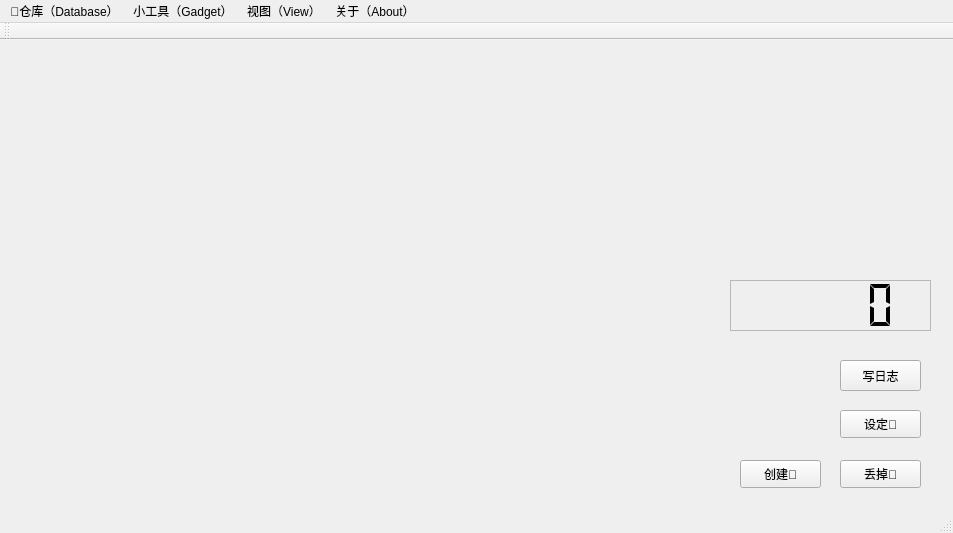
<?xml version="1.0" encoding="UTF-8"?>
<ui version="4.0">
 <class>PomodroidoLiteMain</class>
 <widget class="QMainWindow" name="PomodroidoLiteMain">
  <property name="geometry">
   <rect>
    <x>0</x>
    <y>0</y>
    <width>953</width>
    <height>533</height>
   </rect>
  </property>
  <property name="windowTitle">
   <string>PomodroidoLite</string>
  </property>
  <widget class="QWidget" name="centralWidget">
   <widget class="QLabel" name="label_pic_display">
    <property name="geometry">
     <rect>
      <x>0</x>
      <y>-10</y>
      <width>951</width>
      <height>501</height>
     </rect>
    </property>
    <property name="styleSheet">
     <string notr="true">image: url(:/pic/pomodroPicNew.png);</string>
    </property>
    <property name="text">
     <string/>
    </property>
   </widget>
   <widget class="QChartView" name="widget_3DBars" native="true">
    <property name="geometry">
     <rect>
      <x>0</x>
      <y>10</y>
      <width>711</width>
      <height>471</height>
     </rect>
    </property>
    <widget class="QLabel" name="label">
     <property name="geometry">
      <rect>
       <x>510</x>
       <y>390</y>
       <width>191</width>
       <height>71</height>
      </rect>
     </property>
     <property name="styleSheet">
      <string notr="true">image: url(:/pic/historyoftomatoes2.png);</string>
     </property>
     <property name="text">
      <string/>
     </property>
    </widget>
   </widget>
   <widget class="QLCDNumber" name="lcdNumber">
    <property name="geometry">
     <rect>
      <x>730</x>
      <y>240</y>
      <width>201</width>
      <height>51</height>
     </rect>
    </property>
    <property name="frameShape">
     <enum>QFrame::StyledPanel</enum>
    </property>
    <property name="frameShadow">
     <enum>QFrame::Raised</enum>
    </property>
    <property name="lineWidth">
     <number>1</number>
    </property>
    <property name="midLineWidth">
     <number>1</number>
    </property>
    <property name="smallDecimalPoint">
     <bool>false</bool>
    </property>
    <property name="digitCount">
     <number>5</number>
    </property>
    <property name="mode">
     <enum>QLCDNumber::Dec</enum>
    </property>
    <property name="segmentStyle">
     <enum>QLCDNumber::Flat</enum>
    </property>
    <property name="value" stdset="0">
     <double>0.000000000000000</double>
    </property>
    <property name="intValue" stdset="0">
     <number>0</number>
    </property>
   </widget>
   <widget class="QPushButton" name="pushButton_create">
    <property name="geometry">
     <rect>
      <x>740</x>
      <y>420</y>
      <width>81</width>
      <height>28</height>
     </rect>
    </property>
    <property name="styleSheet">
     <string notr="true">font: 11pt &quot;幼圆&quot;;</string>
    </property>
    <property name="text">
     <string>创建🍅</string>
    </property>
   </widget>
   <widget class="QPushButton" name="pushButton_discard">
    <property name="geometry">
     <rect>
      <x>840</x>
      <y>420</y>
      <width>81</width>
      <height>28</height>
     </rect>
    </property>
    <property name="styleSheet">
     <string notr="true">font: 11pt &quot;幼圆&quot;;</string>
    </property>
    <property name="text">
     <string>丢掉🍅</string>
    </property>
   </widget>
   <widget class="QPushButton" name="pushButton_set_goal">
    <property name="geometry">
     <rect>
      <x>840</x>
      <y>370</y>
      <width>81</width>
      <height>28</height>
     </rect>
    </property>
    <property name="styleSheet">
     <string notr="true">font: 11pt &quot;幼圆&quot;;</string>
    </property>
    <property name="text">
     <string>设定🍅</string>
    </property>
   </widget>
   <widget class="QLabel" name="label_2">
    <property name="geometry">
     <rect>
      <x>730</x>
      <y>320</y>
      <width>101</width>
      <height>101</height>
     </rect>
    </property>
    <property name="styleSheet">
     <string notr="true">image: url(:/pic/pic1.png);</string>
    </property>
    <property name="text">
     <string/>
    </property>
   </widget>
   <widget class="QPushButton" name="pushButton_diary">
    <property name="geometry">
     <rect>
      <x>840</x>
      <y>320</y>
      <width>81</width>
      <height>31</height>
     </rect>
    </property>
    <property name="styleSheet">
     <string notr="true">font: 11pt &quot;幼圆&quot;;</string>
    </property>
    <property name="text">
     <string>写日志</string>
    </property>
   </widget>
  </widget>
  <widget class="QMenuBar" name="menuBar">
   <property name="geometry">
    <rect>
     <x>0</x>
     <y>0</y>
     <width>953</width>
     <height>23</height>
    </rect>
   </property>
   <widget class="QMenu" name="menu_database">
    <property name="title">
     <string>🍅仓库（Database）</string>
    </property>
    <addaction name="action_databaseQuery"/>
   </widget>
   <widget class="QMenu" name="menu_statistics">
    <property name="title">
     <string>小工具（Gadget）</string>
    </property>
    <addaction name="action_timeCountDown"/>
    <addaction name="action_2"/>
   </widget>
   <widget class="QMenu" name="menu_view">
    <property name="title">
     <string>视图（View）</string>
    </property>
   </widget>
   <widget class="QMenu" name="menu_about">
    <property name="title">
     <string>关于（About）</string>
    </property>
    <addaction name="action_Version_Info"/>
   </widget>
   <addaction name="menu_database"/>
   <addaction name="menu_statistics"/>
   <addaction name="menu_view"/>
   <addaction name="menu_about"/>
  </widget>
  <widget class="QToolBar" name="mainToolBar">
   <attribute name="toolBarArea">
    <enum>TopToolBarArea</enum>
   </attribute>
   <attribute name="toolBarBreak">
    <bool>false</bool>
   </attribute>
  </widget>
  <widget class="QStatusBar" name="statusBar"/>
  <action name="action_Version_Info">
   <property name="text">
    <string>软件介绍(Soft Intro)</string>
   </property>
  </action>
  <action name="action_databaseQuery">
   <property name="text">
    <string>历史番茄查询(Query)</string>
   </property>
  </action>
  <action name="action_timeCountDown">
   <property name="text">
    <string>倒计时(Countdown)</string>
   </property>
  </action>
  <action name="action_2">
   <property name="text">
    <string>简易计算器(Calculator Lite)</string>
   </property>
  </action>
 </widget>
 <layoutdefault spacing="6" margin="11"/>
 <customwidgets>
  <customwidget>
   <class>QChartView</class>
   <extends>QWidget</extends>
   <header location="global">qchartview.h</header>
   <container>1</container>
  </customwidget>
 </customwidgets>
 <resources/>
 <connections>
  <connection>
   <sender>pushButton_set_goal</sender>
   <signal>clicked()</signal>
   <receiver>PomodroidoLiteMain</receiver>
   <slot>setTomatoSlot()</slot>
   <hints>
    <hint type="sourcelabel">
     <x>880</x>
     <y>412</y>
    </hint>
    <hint type="destinationlabel">
     <x>950</x>
     <y>375</y>
    </hint>
   </hints>
  </connection>
  <connection>
   <sender>pushButton_create</sender>
   <signal>clicked()</signal>
   <receiver>PomodroidoLiteMain</receiver>
   <slot>createTomatoSlot()</slot>
   <hints>
    <hint type="sourcelabel">
     <x>798</x>
     <y>467</y>
    </hint>
    <hint type="destinationlabel">
     <x>950</x>
     <y>442</y>
    </hint>
   </hints>
  </connection>
  <connection>
   <sender>pushButton_discard</sender>
   <signal>clicked()</signal>
   <receiver>PomodroidoLiteMain</receiver>
   <slot>discardTomatoSlot()</slot>
   <hints>
    <hint type="sourcelabel">
     <x>906</x>
     <y>472</y>
    </hint>
    <hint type="destinationlabel">
     <x>947</x>
     <y>489</y>
    </hint>
   </hints>
  </connection>
  <connection>
   <sender>pushButton_diary</sender>
   <signal>clicked()</signal>
   <receiver>PomodroidoLiteMain</receiver>
   <slot>createDiarySlot()</slot>
   <hints>
    <hint type="sourcelabel">
     <x>902</x>
     <y>367</y>
    </hint>
    <hint type="destinationlabel">
     <x>951</x>
     <y>351</y>
    </hint>
   </hints>
  </connection>
 </connections>
 <slots>
  <slot>setTomatoSlot()</slot>
  <slot>createTomatoSlot()</slot>
  <slot>discardTomatoSlot()</slot>
  <slot>createDiarySlot()</slot>
 </slots>
</ui>
